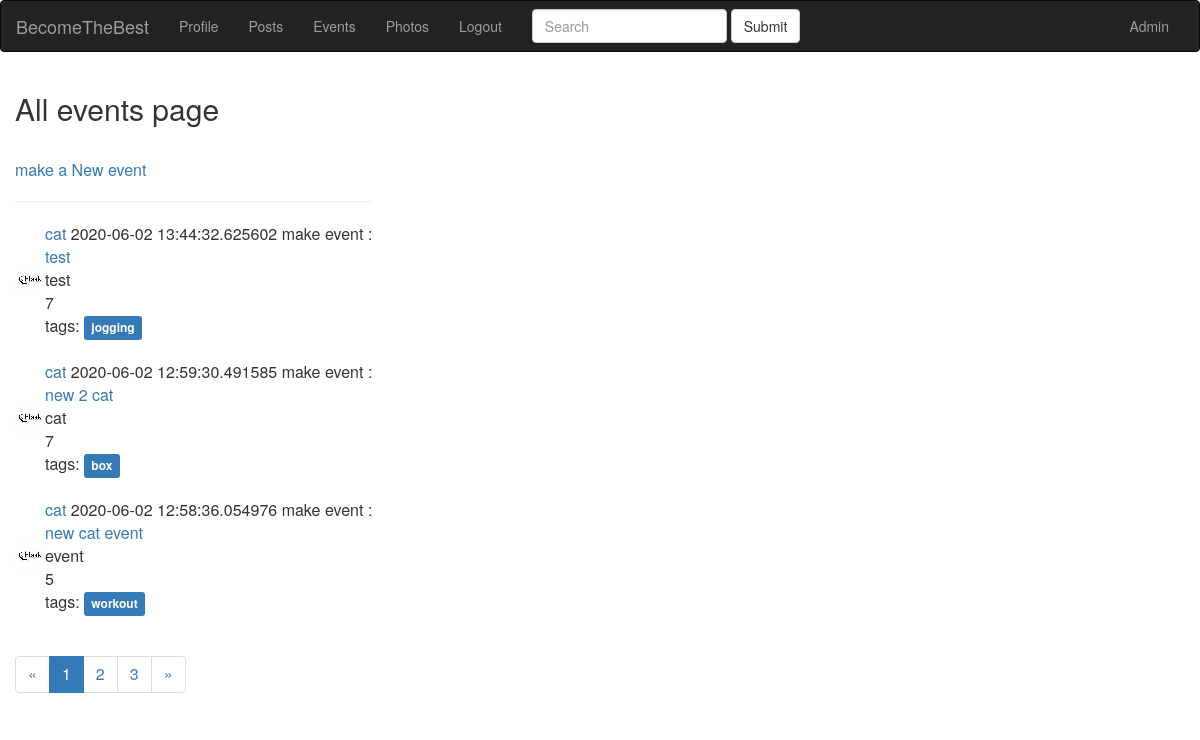
The app's page /event/ (signed in) with its own data.
### app/models.py (models this page shows, shortened)
class Event(db.Model):
    id = db.Column(db.Integer, primary_key=True)
    event_title = db.Column(db.String(140))
    event_body = db.Column(db.Text)
    slug = db.Column(db.String(140), unique=True)
    created = db.Column(db.DateTime, index=True, default=datetime.utcnow)
    event_time = db.Column(db.DateTime)
    event_place = db.Column(db.Text)
    event_geo = db.Column(db.Text)
    event_starter = db.Column(db.Integer, db.ForeignKey('user.id'))
    event_crew = db.Column(db.Text)
    event_level = db.Column(db.Integer)
    tags = db.relationship(
        'Tag', secondary=event_tags, backref=db.backref('events_tags', lazy='dynamic'))

class User(UserMixin, db.Model):
    id = db.Column(db.Integer, primary_key=True)
    email = db.Column(db.String(120), index=True, unique=True)
    username = db.Column(db.String(64), index=True, unique=True)
    password_hash = db.Column(db.String(255))
    date = db.Column(db.DateTime, index=True, default=datetime.utcnow)
    timestamp = db.Column(db.String(128), default=int(time()))
    city = db.Column(db.String(128))
    about_me = db.Column(db.String(140))
    last_seen = db.Column(db.DateTime, default=datetime.utcnow)
    active = db.Column(db.Boolean)
    mentor = db.Column(db.Boolean, default=False)
    level = db.Column(db.Integer, default=0)
    tags = db.relationship(
        'Tag', secondary=user_tags, backref=db.backref('users_tags', lazy='dynamic'))
    roles = db.relationship(
        'Role', secondary=roles_users, backref=db.backref('users_roles', lazy='dynamic'))
    posts = db.relationship('Post', backref='author', lazy='dynamic')
    events = db.relationship('Event', backref='event_author', lazy='dynamic')
    photos = db.relationship('Photo', backref='photo_author', lazy='dynamic')
    def avatar(self):
        return 'user_data/{}/avatar/avatar.png'.format(self.username + self.timestamp)
    followed = db.relationship(
        'User', secondary=followers,
        primaryjoin=(followers.c.follower_id == id),
        secondaryjoin=(followers.c.followed_id == id),
        backref=db.backref('followers', lazy='dynamic'), lazy='dynamic')

class Tag(db.Model):
    id = db.Column(db.Integer, primary_key=True)
    name = db.Column(db.String(100), unique=True)
    slug = db.Column(db.String(100))

### app/blueprints/events/blueprint.py (the view)
@events.route('/', methods=['GET', 'POST'])
@login_required
def index():
    q = request.args.get('q')
    page = request.args.get('page')
    page = request.args.get('page', 1, type=int)
    if q:
        events = Event.query.filter(Event.event_title.contains(q) | Event.event_body.contains(q).all())
    else:
        events = Event.query.order_by(Event.created.desc())
    pages = events.paginate(page=page, per_page=app.config['POSTS_PER_PAGE'])
    return render_template('events/index.html', pages=pages)

### app/models.py (called while the page is built)
@login.user_loader
def load_user(id):
    return User.query.get(int(id))

### app/view.py (called while the page is built)
@app.before_request
def before_request():
    if current_user.is_authenticated:
        current_user.last_seen = datetime.utcnow()
        db.session.commit()

### app/blueprints/events/templates/events/index.html
{% extends 'base.html' %} {% block title %} Blueprint event title {% endblock %} {% block content_title %} All events page {% endblock %} {% block content %}
<br> <a href="{{ url_for('events.event_new') }}">make a New event</a>
<hr> {% for event in pages.items %}
<div class="main-content">
    <table>
        <tr>
            <td><img src="{{ url_for('static', filename=event.event_author.avatar()) }}" width="30" height="30" alt="avatar"></td>
            <td><a href="{{ url_for('user', username=event.event_author.username) }}">
                {{ event.event_author.username }}</a> {{ event.created }} make event :
                <br>
                <a href="{{ url_for('events.event_detail', slug=event.slug) }}">{{ event.event_title }}</a>
                <br> {{ event.event_body }}
                <br> {{ event.event_level }}
                <div class="tags">
                    tags: {% for tag in event.tags %}
                    <a href="{{ url_for('events.tag_detail', slug=tag.slug) }}">
                        <span class="label label-primary">{{ tag.name }}</span></a> {% endfor %}
                </div>
            </td>
        </tr>
    </table>
</div>
<br> {% endfor %}
<nav>
    <ul class="pagination">
        <li {% if not pages.has_prev %} class="disabled" {% endif %}>
            <a href="./?page={{ pages.prev_num }}" aria-label="Previous">
                <span aria-hidden="true">&laquo;</span></a>
        </li>
        {% for page in pages.iter_pages() %}
        <li {% if page==pages.page %} class="active" {% endif %}><a href="./?page={{ page }}">{{page}} <span class="sr-only">(current)</span></a></li>
        {% endfor %}
        <li {% if not pages.has_next %} class="disabled" {% endif %}>
            <a href="./?page={{ pages.next_num }}" aria-label="Next">
                <span aria-hidden="true">&raquo;</span></a>
        </li>
    </ul>
</nav>
{% endblock %}

### records on screen
Event: timestamp (placeholder picture), event_author.username "cat", created "2020-06-02 13:44:32.625602", event_title "test", event_body "test", event_level "7"
Tag: name "jogging"
Event: timestamp (placeholder picture), event_author.username "cat", created "2020-06-02 12:59:30.491585", event_title "new 2 cat", event_body "cat", event_level "7"
Tag: name "box"
Event: timestamp (placeholder picture), event_author.username "cat", created "2020-06-02 12:58:36.054976", event_title "new cat event", event_body "event", event_level "5"
Tag: name "workout"

### other values on screen
{{ page }} "1" "2" "3"
